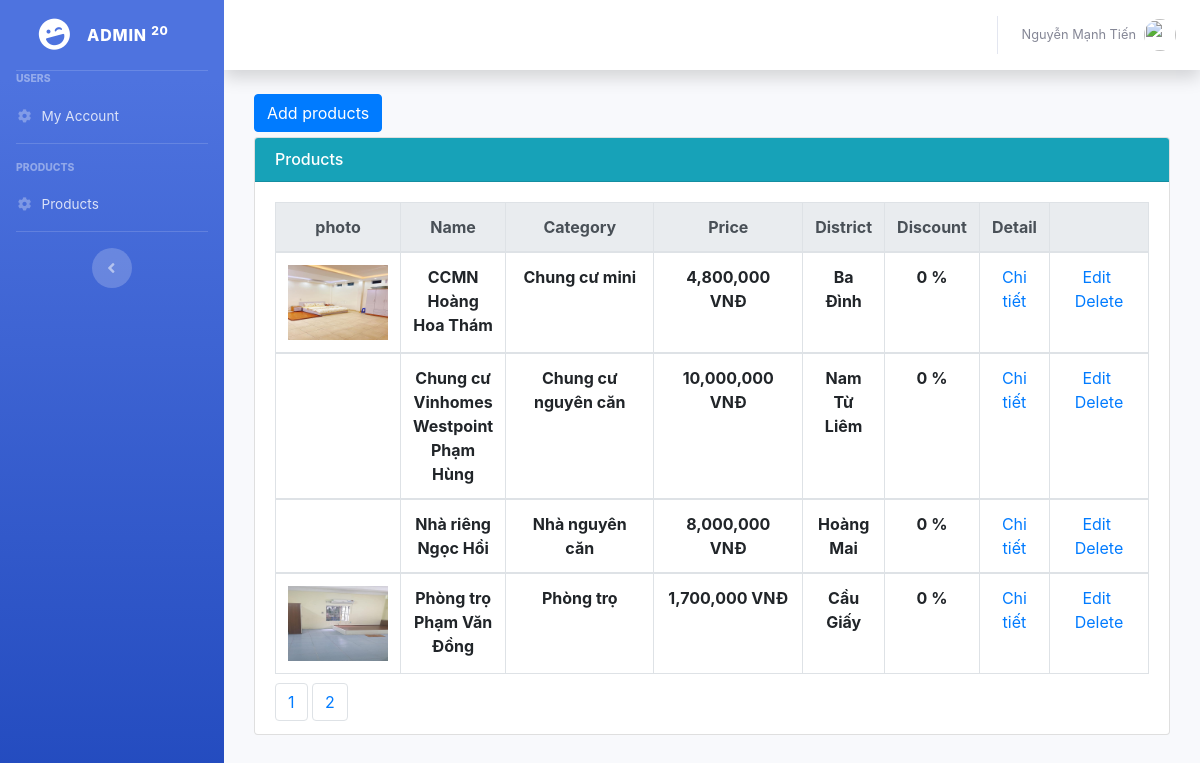
/Backend/Owner/index.php?controller=products&action=read (signed in), run on the app's committed database.
### tables this page shows
CREATE TABLE `products` (
  `id` int(11) NOT NULL,
  `name` varchar(500) NOT NULL,
  `photo` varchar(255) NOT NULL,
  `owner_id` int(11) NOT NULL,
  `category_id` int(11) NOT NULL,
  `location_id` int(11) NOT NULL,
  `address` varchar(500) NOT NULL,
  `title` varchar(500) NOT NULL,
  `description` varchar(4000) NOT NULL,
  `area` double NOT NULL,
  `discount` double NOT NULL,
  `chung_chu` int(11) NOT NULL,
  `phong_tam` varchar(500) NOT NULL,
  `phong_bep` varchar(500) NOT NULL,
  `dieu_hoa` int(11) NOT NULL,
  `ban_cong` int(11) NOT NULL,
  `hot` int(11) NOT NULL,
  `gia_dien_nuoc` varchar(255) NOT NULL,
  `price` double NOT NULL,
  `quantities` int(11) NOT NULL,
  `date` date NOT NULL
);

CREATE TABLE `categories` (
  `id` int(11) NOT NULL,
  `name` varchar(255) NOT NULL
);

CREATE TABLE `location` (
  `id` int(11) NOT NULL,
  `name` varchar(500) NOT NULL
);

### Backend/Owner/Controllers/ProductsController.php (called while the page is built, shortened)
<?php
	include "Models/ProductsModel.php";
	class ProductsController extends ProductsModel{
		public function read(){
			$recordPerPage = 25;
			$numPage = ceil($this->modelTotal()/$recordPerPage);
			$listRecord = $this->modelRead($recordPerPage);
			include "Views/ProductsView.php";
		}
	}
 ?>

### Backend/Owner/Models/ProductsModel.php (called while the page is built, shortened)
<?php
	class ProductsModel{
		public function modelRead($recordPerPage){
			$total = $this->modelTotal();
			$numPage = ceil($total/$recordPerPage);
			$page = isset($_GET["p"]) && $_GET["p"] > 0 ? $_GET["p"]-1 : 0;
			$from = $page * $recordPerPage;
			$conn = Connection::getInstance();
			$query = $conn->query("select * from products where owner_id ='{$_SESSION["ownerId"]}' order by id desc limit $from, $recordPerPage");
			return $query->fetchAll();
		}
		public function modelTotal(){
			$conn = Connection::getInstance();
			$query = $conn->query("select id from products order by id desc");
			return $query->rowCount();
		}
		public function modelGetOwnerActive($owner_id){
			$conn = Connection::getInstance();
			$query = $conn-> query("select * from owner_users where id = $owner_id");
			$recordOwner= $query->fetch();
			return $recordOwner->active;
		}
		public function modelGetCategoryName($id){
			$conn = Connection::getInstance();
			$query = $conn->query("select * from categories where id = $id");
			$record = $query->fetch();
			return $record->name;
		}
		public function modelGetLocationName($id){
			$conn = Connection::getInstance();
			$query = $conn->query("select * from location where id = $id");
			$record = $query->fetch();
			return $record->name;
		}
	}
 ?>

### Backend/Owner/Views/ProductsView.php (the view, shortened to what this page needs)
<div class="col-md-12" >
    <div style="margin-bottom:5px;">
      <?php if($this->modelGetOwnerActive($_SESSION["ownerId"])==1): ?>
        <a href="index.php?controller=products&action=create" class="btn btn-primary">Add products</a>
      <?php endif; ?>
    </div>
    <div class="card card-primary">
        <h6 class="card-header bg-info" style="color: white">Products</h6>
        <div class="card-body">
            <table class="table table-bordered">
              <thead class="thead-light">
                <tr style="text-align: center;">
                  <th scope="col" style="width: 100px;">photo</th>
                  <th scope="col">Name</th>
                  <th scope="col" style="width: 150px;">Category</th>
                  <th scope="col" style="width: 150px;">Price</th>
                  <th scope="col">District</th>
                  <th scope="col" style="width: 80px;">Discount</th>
                  <th scope="col">Detail</th>
                  <th scope="col"style="width: 100px;"></th>
                </tr>
              </thead>
              <?php foreach($listRecord as $rows): ?>
              <tbody>
                <tr style="text-align: center;">
                  <td style="">
                    <?php if($rows->photo != "" && file_exists('../../Assets/Upload/TitleImg/'.$rows->photo)): ?>
                      <img src="../../Assets/Upload/TitleImg/<?php echo $rows->photo; ?>" style="width:100px;">
                    <?php endif; ?>
                  </td>
                  <th><?php echo $rows->name; ?></th>
                  <th><?php echo $this->modelGetCategoryName($rows->category_id); ?></th>
                  <th> <?php echo number_format($rows->price);?> VNĐ</th>
                  <th><?php echo $this->modelGetLocationName($rows->location_id); ?></th>
                  <th><?php echo number_format($rows->discount); ?> %</th>
                  <td><a href="index.php?controller=products&action=detail&id=<?php echo $rows->id;?>" class="label label-success">Chi tiết</a></td>
                  <td style="text-align:center;">
                    <a href="index.php?controller=products&action=update&id=<?php echo $rows->id; ?>">Edit</a>&nbsp;
                    <a href="index.php?controller=products&action=delete&id=<?php echo $rows->id; ?>" onclick="return window.confirm('Are you sure?');">Delete</a>
                  </td>
                </tr>
              </tbody>
              <?php endforeach; ?>
            </table>
            <ul class="pagination">
                <li class="page-item">
                    <?php for($i = 1; $i <= $numPage; $i++): ?>
                    <a href="index.php?controller=products&action=read&p=<?php echo $i; ?>" class="page-link"><?php echo $i; ?></a>
                    <?php endfor; ?>
                </li>
            </ul>
        </div>
    </div>
</div>

### Backend/Owner/Views/ProductsView.php (style rules this page uses)
.pagination { padding:0px; margin:0px; }
.page-link { display: inline; }

### data on the page
products: photo (picture), name "CCMN Hoàng Hoa Thám", category.name "Chung cư mini", price "4,800,000", location.name "Ba Đình", discount "0"
products: name "Chung cư Vinhomes Westpoint Phạm Hùng", category.name "Chung cư nguyên căn", price "10,000,000", location.name "Nam Từ Liêm", discount "0"
products: name "Nhà riêng Ngọc Hồi", category.name "Nhà nguyên căn", price "8,000,000", location.name "Hoàng Mai", discount "0"
products: photo (picture), name "Phòng trọ Phạm Văn Đồng", category.name "Phòng trọ", price "1,700,000", location.name "Cầu Giấy", discount "0"

### other printed values
$_SESSION["ownerName"] "Nguyễn Mạnh Tiến"
